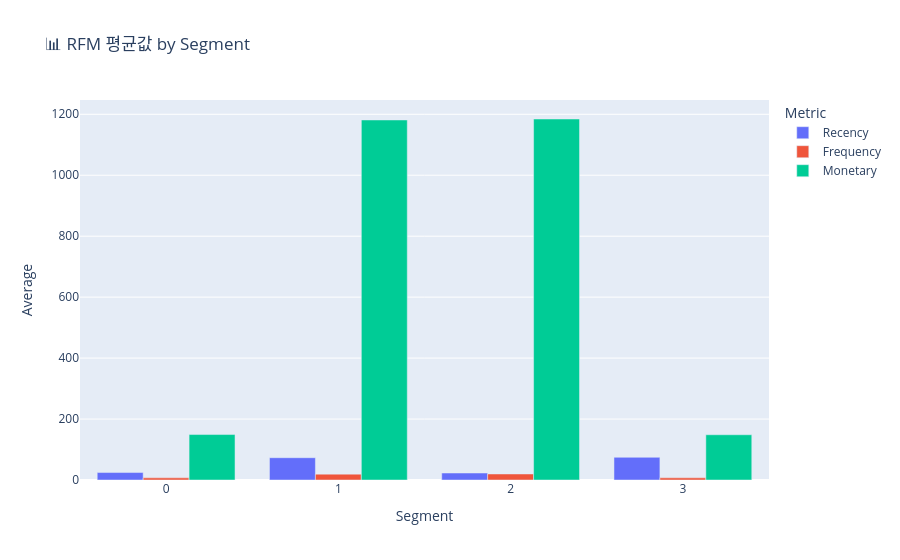

Notebook cell for this chart:
### Markdown cell above
#### 4-3. segment 별 RFM 지표 분포 비교

### Code cell
import plotly.express as px

rfm_avg = df_rfm.groupby('Segment')[['Recency', 'Frequency', 'Monetary']].mean().reset_index()
rfm_avg_melted = rfm_avg.melt(id_vars='Segment', var_name='Metric', value_name='Average')

fig = px.bar(rfm_avg_melted,
             x='Segment',
             y='Average',
             color='Metric',
             barmode='group',
             title='📊 RFM 평균값 by Segment')

fig.show()

### Figure 1 — Plotly figure (JSON) as saved in the notebook; plotly's stock layout.template omitted (floating-point values rounded to 4 significant figures)
{"data": [{"alignmentgroup": "True", "hovertemplate": "Metric=Recency<br>Segment=%{x}<br>Average=%{y}<extra></extra>", "legendgroup": "Recency", "marker": {"color": "#636efa", "pattern": {"shape": ""}}, "name": "Recency", "offsetgroup": "Recency", "orientation": "v", "showlegend": true, "textposition": "auto", "type": "bar", "x": [0, 1, 2, 3], "xaxis": "x", "y": [24.43, 73.15, 22.95, 74.5], "yaxis": "y"}, {"alignmentgroup": "True", "hovertemplate": "Metric=Frequency<br>Segment=%{x}<br>Average=%{y}<extra></extra>", "legendgroup": "Frequency", "marker": {"color": "#EF553B", "pattern": {"shape": ""}}, "name": "Frequency", "offsetgroup": "Frequency", "orientation": "v", "showlegend": true, "textposition": "auto", "type": "bar", "x": [0, 1, 2, 3], "xaxis": "x", "y": [7.006, 19.23, 19.77, 7.064], "yaxis": "y"}, {"alignmentgroup": "True", "hovertemplate": "Metric=Monetary<br>Segment=%{x}<br>Average=%{y}<extra></extra>", "legendgroup": "Monetary", "marker": {"color": "#00cc96", "pattern": {"shape": ""}}, "name": "Monetary", "offsetgroup": "Monetary", "orientation": "v", "showlegend": true, "textposition": "auto", "type": "bar", "x": [0, 1, 2, 3], "xaxis": "x", "y": [149.1, 1181.0, 1185.0, 148.4], "yaxis": "y"}], "layout": {"barmode": "group", "legend": {"title": {"text": "Metric"}, "tracegroupgap": 0}, "title": {"text": "📊 RFM 평균값 by Segment"}, "xaxis": {"anchor": "y", "domain": [0, 1], "title": {"text": "Segment"}}, "yaxis": {"anchor": "x", "domain": [0, 1], "title": {"text": "Average"}}}}
